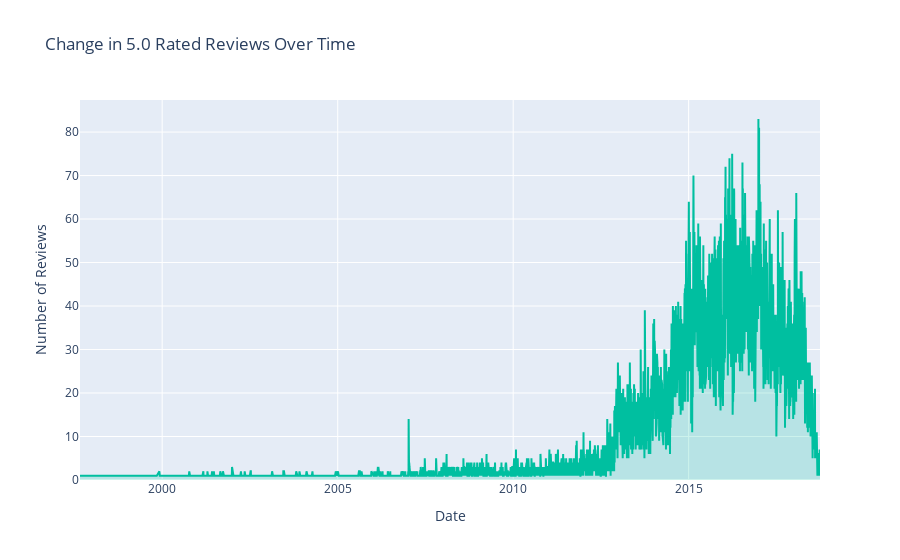

Write notebook code for a chart like this one.
### Markdown cell above
It should be highlighted that a subset of reviews in the dataset display uniformity in their textual content and summary for a particular product, and are also characterised by their brevity and lack of specificity. Adding to the suspicious nature of these reviews, they were posted at the same time, albeit several months apart, by different verified reviewers. While these reviews may raise doubts about their authenticity, a thorough investigation is required to validate their veracity as fake reviews. Furthermore, there are instances where a verified reviewer submits multiple reviews for the same product, which could indicate the presence of spam in the customer reviews.

### Code cell
majority_review_time=five_star_reviews["reviewTime"].value_counts() #   Aggregating the number of five-star reviews for each date.
majority_review_time=majority_review_time.sort_index()  #   Sorting the number of five-star reviews by date.
figure=go.Figure()  #   Creating an instance of the Figure object.

#   Plotting a line chart of the change in the number of five-star reviews over time.

figure.add_trace(go.Scatter(x=majority_review_time.index, y=majority_review_time.values, mode="lines", name="lines", line=dict(color="#00BFA0", width=2), fill="tozeroy", fillcolor="rgba(0, 191, 160, 0.2)"))
figure.update_layout(title="Change in 5.0 Rated Reviews Over Time", xaxis_title="Date", yaxis_title="Number of Reviews")
figure.show()

### Figure 1 — Plotly figure (JSON) as saved in the notebook; plotly's stock layout.template omitted (floating-point values rounded to 4 significant figures; data arrays with more than 128 entries replaced by an {"elided": "..."} marker saying what was removed)
{"data": [{"fill": "tozeroy", "fillcolor": "rgba(0, 191, 160, 0.2)", "line": {"color": "#00BFA0", "width": 2}, "mode": "lines", "name": "lines", "type": "scatter", "x": {"elided": "4130 str values"}, "y": {"elided": "4130 int values"}}], "layout": {"title": {"text": "Change in 5.0 Rated Reviews Over Time"}, "xaxis": {"title": {"text": "Date"}}, "yaxis": {"title": {"text": "Number of Reviews"}}}}
